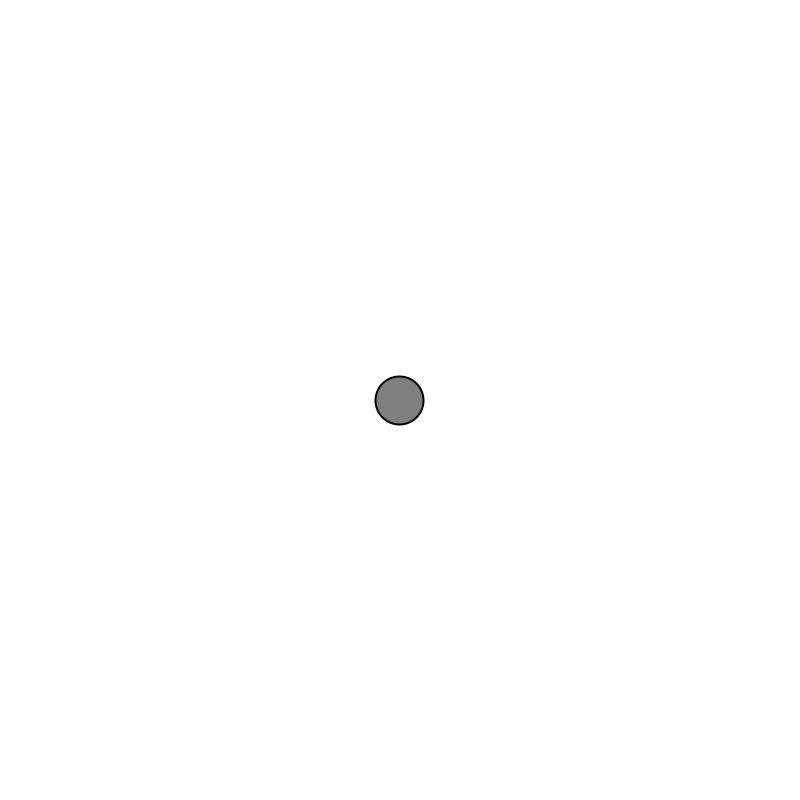
Frame 1 (no input)
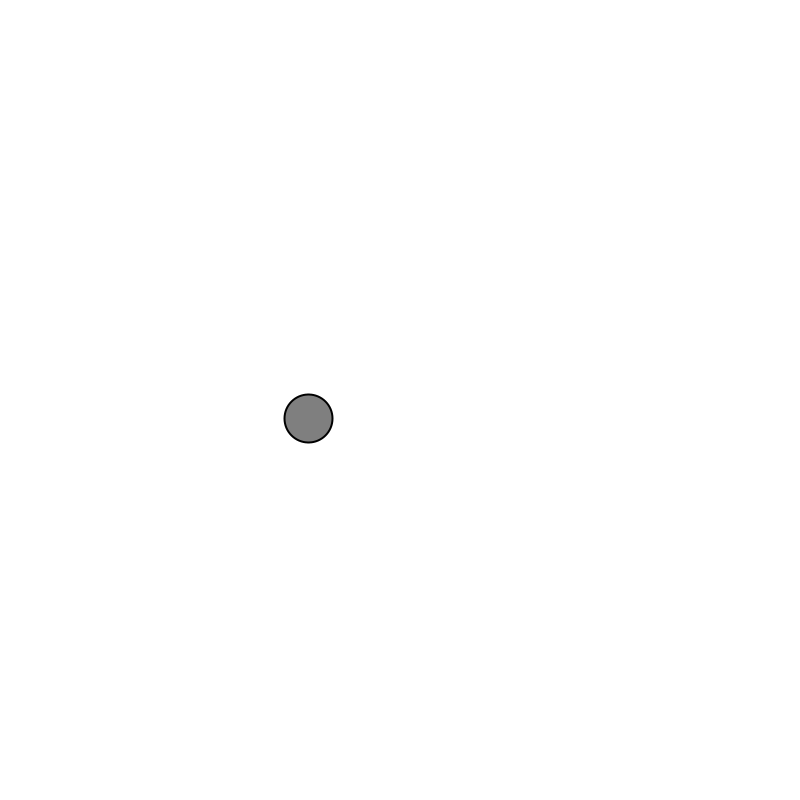
Frame 60 (the mouse pressed at the canvas centre just before this capture)
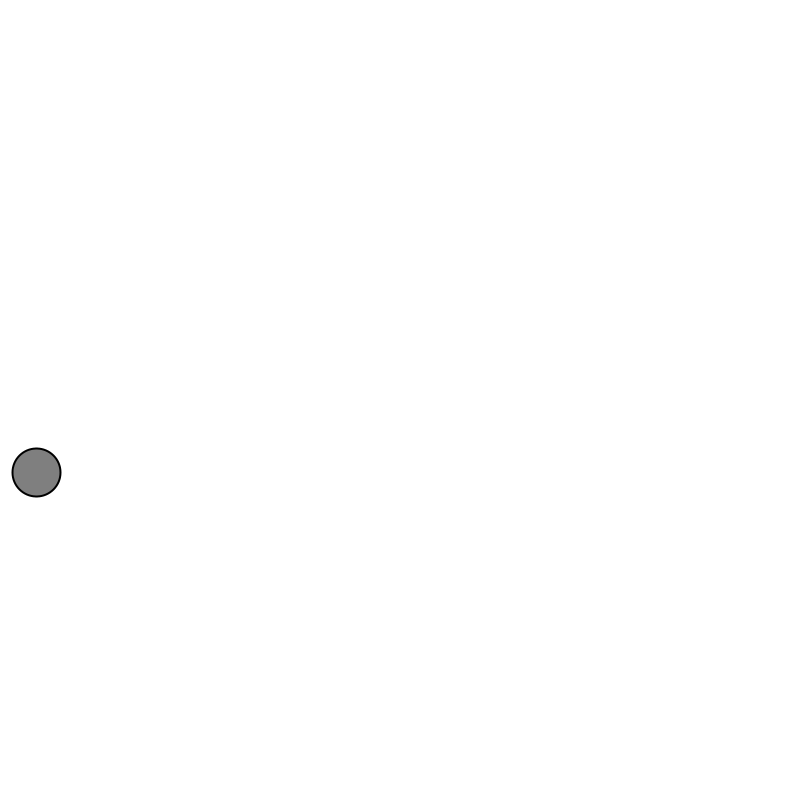
Frame 120 (the mouse held since frame 60 and released just before this capture)

The Processing sketch that drew these frames (run headless with seeded random() and noise(); from frame 60 on, the mouse is pressed at the canvas centre):

// Processing sketch: motion101_acceleration
// ── motion101_acceleration.pde
// The Nature of Code
// Daniel Shiffman
// http://natureofcode.com

Mover mover;

void setup() {
  size(800,800);
  mover = new Mover(); 
}

void draw() {
  background(255);
  
  mover.update();
  mover.checkEdges();
  mover.display(); 
}  
  


// ── Mover.pde
// The Nature of Code
// Daniel Shiffman
// http://natureofcode.com

class Mover {

  PVector location;
  PVector velocity;
  PVector acceleration;
  float topspeed;

  Mover() {
    location = new PVector(width/2, height/2);
    velocity = new PVector(0, 0);
    acceleration = new PVector(-0.05, 0.01);
    topspeed = 10;
  }

  void update() {
    velocity.add(acceleration);
    velocity.limit(topspeed);
    location.add(velocity);
  }

  void display() {
    stroke(0);
    strokeWeight(2);
    fill(127);
    ellipse(location.x, location.y, 48, 48);
  }

  void checkEdges() {

    if (location.x > width) {
      location.x = 0;
    } 
    else if (location.x < 0) {
      location.x = width;
    }

    if (location.y > height) {
      location.y = 0;
    } 
    else if (location.y < 0) {
      location.y = height;
    }
  }
}
